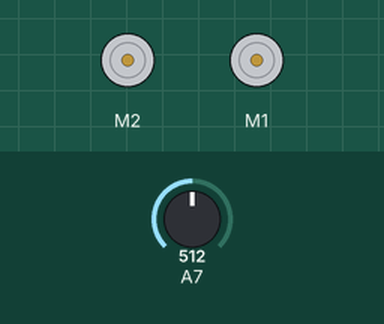
This sketch was run on a simulated Arduino Uno, built with avr-gcc and run on an emulated ATmega328P. Parts: 2 × DC motor (green arrow = forward, orange = backward, longer = faster). The inputs (shaded band) are chosen by the test bench; at power-on: A7 = 512.

Above: at 0.8 s.
0.9 s: A7 set to 111
2.4 s: A7 set to 95
At 3.3 s:
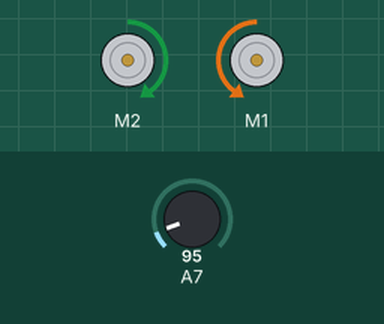
3.9 s: A7 set to 122
5.4 s: A7 set to 90
At 7.2 s:
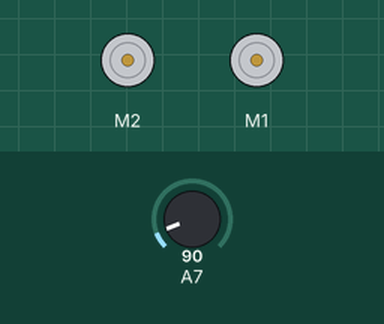
8.4 s: A7 set to 110
At 8.9 s:
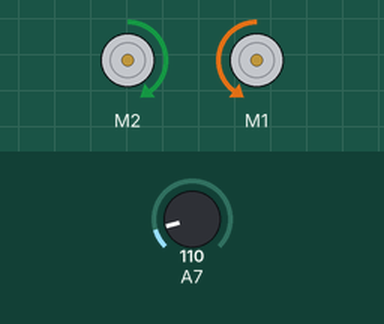
Timing chart, 0 to 10.9 s (numbered marks = the images above; inputs shaded):
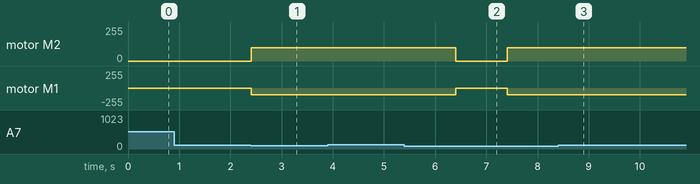

The sketch:

moveForward.ino
```cpp
#include "MeMCore.h"

MeLineFollower lineFinder(PORT_2); /* Line Finder module can only be connected to PORT_3, PORT_4, PORT_5, PORT_6 of base shield. */

MeDCMotor motor1(M1);
MeDCMotor motor2(M2);

float MOTOR1_TUNE = -1.0;
float MOTOR2_TUNE = 1.0;

uint8_t motorSpeed = 100;
bool run = false;

void setup()
{
  pinMode(7, INPUT); //Define button pin as input
  while (analogRead(7) > 100) {
    delay(50); //Wait till button pressed to start.
  }
  run = true;
   bothMotorsRun();

//  buzzer.tone(200, 200);   //Buzzer beep to indicate start

  Serial.begin(9600);
  delay(2000);
}

void activateLeftMotor() {
   motor1.run(MOTOR1_TUNE*motorSpeed); /* value: between -255 and 255. */
}

void activateRightMotor() {
   motor2.run(MOTOR2_TUNE*motorSpeed); /* value: between -255 and 255. */
}

void stopLeftMotor() {
   motor1.stop();
}

void stopRightMotor() {
   motor2.stop();
}

void turnLeft() {
  activateLeftMotor();
  stopRightMotor();
}

void turnRight() {
  activateRightMotor();
  stopLeftMotor();
}


void bothMotorsRun() {
  activateRightMotor();
  activateLeftMotor();
 }

 void stopMotors() {
  stopRightMotor();
  stopLeftMotor();
 }

void loop()
{
      if(analogRead(7) <100) {
       run = !run;
       if(run==true) {
        stopMotors();
       } else {
        bothMotorsRun();
       }
    }

    delay(1000);


}
```

Measured:
- the behaviour switches between 101 and 100 on A7 (found by bisection; images 0 and 1)
- after the input at 0.9 s, every drawn part: stays the same
- after the input at 2.4 s, motor M2: stopped → forward 100/255 at once; motor M1: stopped → backward 100/255 at once
- after the input at 3.9 s, every drawn part: stays the same
- after the input at 5.4 s, motor M2: forward 100/255 → stopped after 1.0 s, → forward 100/255 1.0 s later; motor M1: backward 100/255 → stopped after 1.0 s, → backward 100/255 1.0 s later
- after the input at 8.4 s, motor M2: stays forward 100/255 (without the input it goes to stopped after 0.01 s); motor M1: stays backward 100/255 (without the input it goes to stopped after 0.01 s)
